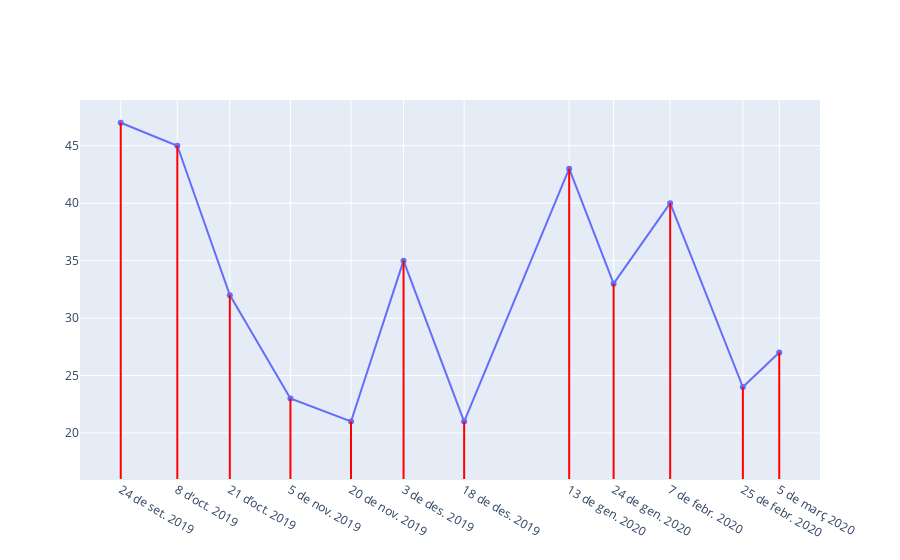

Notebook cell for this chart:
### Code cell
import plotly.graph_objects as go

fig = go.Figure(data=go.Scatter(x=dates, y=max_data))

for i in range(len(max_data)):
    fig.add_shape(type='line',
                x0=dates[i],
                x1=dates[i],
                y0=min_data,
                y1=max_data[i],
                line=dict(color='Red'))
    
fig.update_layout(
    xaxis = dict(
        tickmode = 'array',
        tickvals = dates,
        ticktext = dates_month
    ))
    
    
fig.show()

### Figure 1 — Plotly figure (JSON) as saved in the notebook; plotly's stock layout.template omitted (floating-point values rounded to 4 significant figures)
{"data": [{"type": "scatter", "x": ["2019-09-24T00:00:00", "2019-10-08T00:00:00", "2019-10-21T00:00:00", "2019-11-05T00:00:00", "2019-11-20T00:00:00", "2019-12-03T00:00:00", "2019-12-18T00:00:00", "2020-01-13T00:00:00", "2020-01-24T00:00:00", "2020-02-07T00:00:00", "2020-02-25T00:00:00", "2020-03-05T00:00:00"], "y": [47, 45, 32, 23, 21, 35, 21, 43, 33, 40, 24, 27]}], "layout": {"autosize": true, "shapes": [{"line": {"color": "Red"}, "type": "line", "x0": "2019-09-24T00:00:00", "x1": "2019-09-24T00:00:00", "y0": 16, "y1": 47}, {"line": {"color": "Red"}, "type": "line", "x0": "2019-10-08T00:00:00", "x1": "2019-10-08T00:00:00", "y0": 16, "y1": 45}, {"line": {"color": "Red"}, "type": "line", "x0": "2019-10-21T00:00:00", "x1": "2019-10-21T00:00:00", "y0": 16, "y1": 32}, {"line": {"color": "Red"}, "type": "line", "x0": "2019-11-05T00:00:00", "x1": "2019-11-05T00:00:00", "y0": 16, "y1": 23}, {"line": {"color": "Red"}, "type": "line", "x0": "2019-11-20T00:00:00", "x1": "2019-11-20T00:00:00", "y0": 16, "y1": 21}, {"line": {"color": "Red"}, "type": "line", "x0": "2019-12-03T00:00:00", "x1": "2019-12-03T00:00:00", "y0": 16, "y1": 35}, {"line": {"color": "Red"}, "type": "line", "x0": "2019-12-18T00:00:00", "x1": "2019-12-18T00:00:00", "y0": 16, "y1": 21}, {"line": {"color": "Red"}, "type": "line", "x0": "2020-01-13T00:00:00", "x1": "2020-01-13T00:00:00", "y0": 16, "y1": 43}, {"line": {"color": "Red"}, "type": "line", "x0": "2020-01-24T00:00:00", "x1": "2020-01-24T00:00:00", "y0": 16, "y1": 33}, {"line": {"color": "Red"}, "type": "line", "x0": "2020-02-07T00:00:00", "x1": "2020-02-07T00:00:00", "y0": 16, "y1": 40}, {"line": {"color": "Red"}, "type": "line", "x0": "2020-02-25T00:00:00", "x1": "2020-02-25T00:00:00", "y0": 16, "y1": 24}, {"line": {"color": "Red"}, "type": "line", "x0": "2020-03-05T00:00:00", "x1": "2020-03-05T00:00:00", "y0": 16, "y1": 27}], "xaxis": {"autorange": true, "range": ["2019-09-14 16:17:19.5586", "2020-03-14 07:42:40.4414"], "tickmode": "array", "ticktext": ["24 de set. 2019", "8 d’oct. 2019", "21 d’oct. 2019", "5 de nov. 2019", "20 de nov. 2019", "3 de des. 2019", "18 de des. 2019", "13 de gen. 2020", "24 de gen. 2020", "7 de febr. 2020", "25 de febr. 2020", "5 de març 2020"], "tickvals": ["2019-09-24T00:00:00", "2019-10-08T00:00:00", "2019-10-21T00:00:00", "2019-11-05T00:00:00", "2019-11-20T00:00:00", "2019-12-03T00:00:00", "2019-12-18T00:00:00", "2020-01-13T00:00:00", "2020-01-24T00:00:00", "2020-02-07T00:00:00", "2020-02-25T00:00:00", "2020-03-05T00:00:00"], "type": "date"}, "yaxis": {"autorange": true, "range": [15.81, 49.38], "type": "linear"}}}
